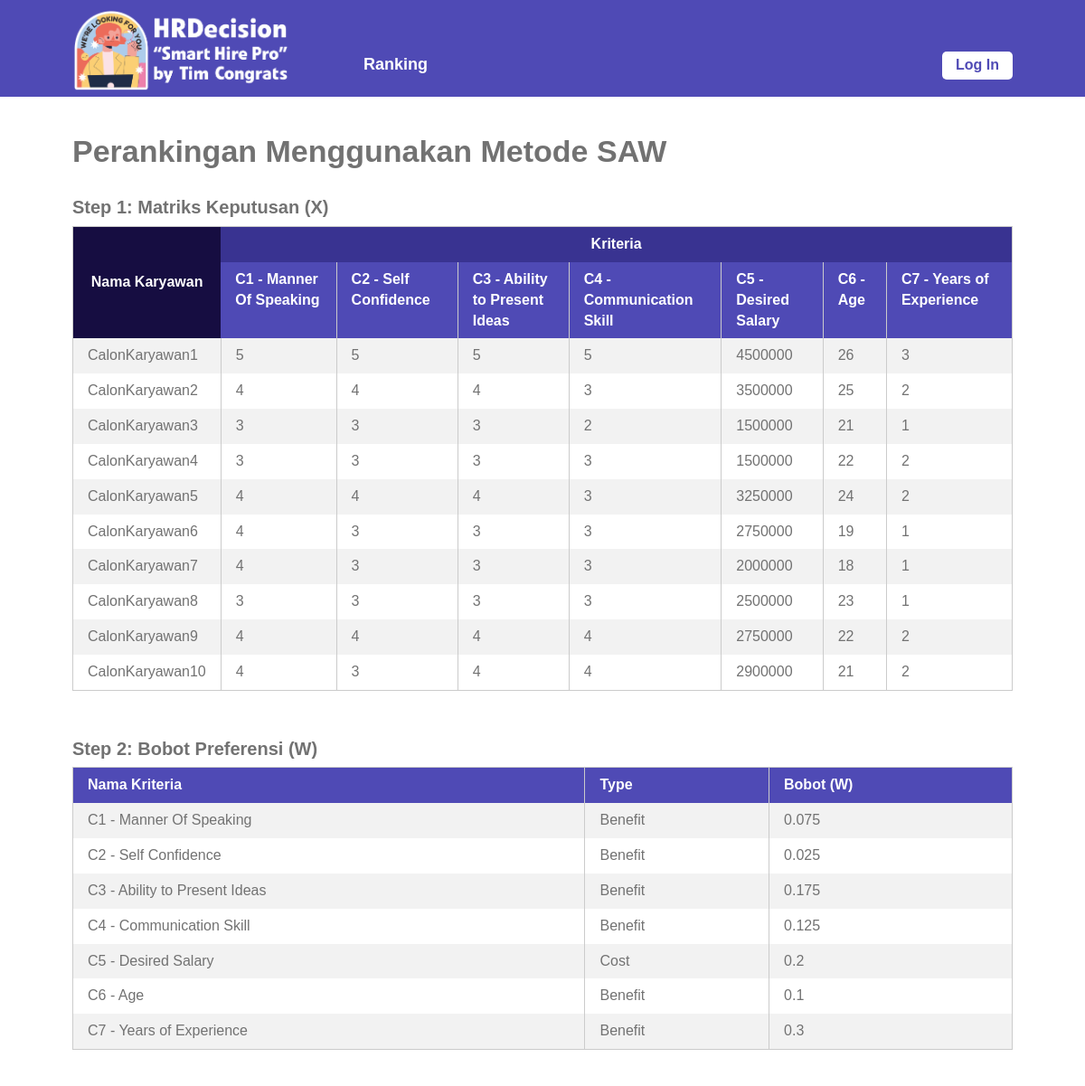
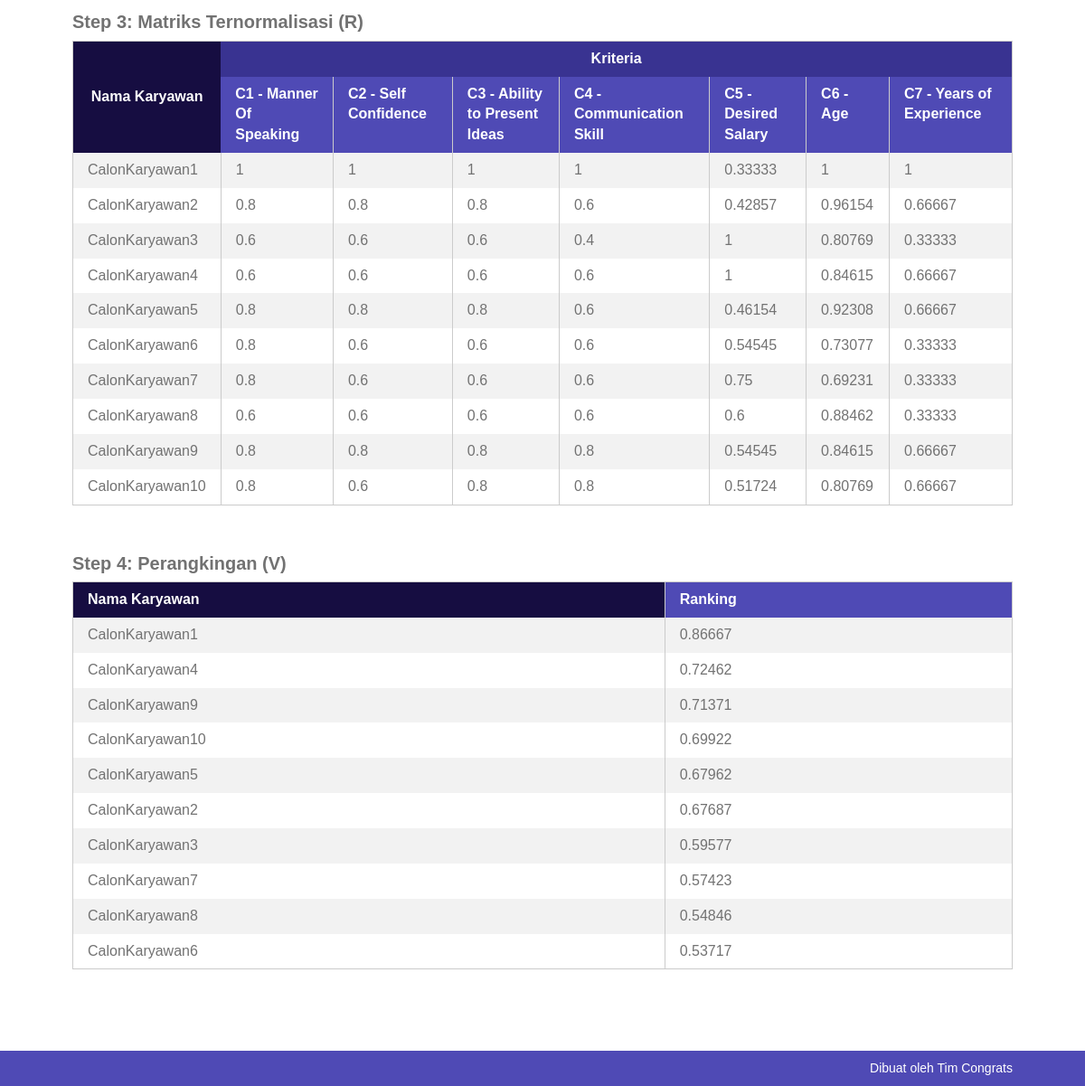
The page /ranking-saw.php on the database its author committed (2 pictures, top to bottom).
### tables this page shows
CREATE TABLE `kriteria` (
  `id_kriteria` int(10) NOT NULL,
  `nama` varchar(30) NOT NULL,
  `type` enum('benefit','cost') NOT NULL,
  `bobot` float NOT NULL,
  `ada_pilihan` tinyint(1) DEFAULT NULL,
  `urutan_order` int(2) NOT NULL
);

CREATE TABLE `karyawan` (
  `id_karyawan` int(10) NOT NULL,
  `nama_karyawan` varchar(20) NOT NULL,
  `tanggal_tes` date NOT NULL,
  `tanggal_input` date NOT NULL
);

### ranking-saw.php (the view)
<?php
require_once('includes/init.php');
$judul_page = 'Perankingan Menggunakan Metode SAW';
require_once('template/header.php');
$digit = 5;
$query = $pdo->prepare('SELECT id_kriteria, nama, type, bobot
	FROM kriteria ORDER BY urutan_order ASC');
$query->execute();
$query->setFetchMode(PDO::FETCH_ASSOC);
$kriterias = $query->fetchAll();
$query2 = $pdo->prepare('SELECT id_karyawan, nama_karyawan FROM karyawan');
$query2->execute();
$query2->setFetchMode(PDO::FETCH_ASSOC);
$karyawans = $query2->fetchAll();
$matriks_x = array();
$list_kriteria = array();
foreach($kriterias as $kriteria):
	$list_kriteria[$kriteria['id_kriteria']] = $kriteria;
	foreach($karyawans as $karyawan):
		$id_karyawan = $karyawan['id_karyawan'];
		$id_kriteria = $kriteria['id_kriteria'];
		$query3 = $pdo->prepare('SELECT nilai FROM nilai_karyawan
			WHERE id_karyawan = :id_karyawan AND id_kriteria = :id_kriteria');
		$query3->execute(array(
			'id_karyawan' => $id_karyawan,
			'id_kriteria' => $id_kriteria,
		));
		$query3->setFetchMode(PDO::FETCH_ASSOC);
		if($nilai_karyawan = $query3->fetch()) {
			$matriks_x[$id_kriteria][$id_karyawan] = $nilai_karyawan['nilai'];
		} else {
			$matriks_x[$id_kriteria][$id_karyawan] = 0;
		}
	endforeach;
endforeach;
$matriks_r = array();
foreach($matriks_x as $id_kriteria => $nilai_karyawans):
	$tipe = $list_kriteria[$id_kriteria]['type'];
	foreach($nilai_karyawans as $id_alternatif => $nilai) {
		if($tipe == 'benefit') {
			$nilai_normal = $nilai / max($nilai_karyawans);
		} elseif($tipe == 'cost') {
			$nilai_normal = min($nilai_karyawans) / $nilai;
		}
		$matriks_r[$id_kriteria][$id_alternatif] = $nilai_normal;
	}
endforeach;
$ranks = array();
foreach($karyawans as $karyawan):
	$total_nilai = 0;
	foreach($list_kriteria as $kriteria) {
		$bobot = $kriteria['bobot'];
		$id_karyawan = $karyawan['id_karyawan'];
		$id_kriteria = $kriteria['id_kriteria'];
		$nilai_r = $matriks_r[$id_kriteria][$id_karyawan];
		$total_nilai = $total_nilai + ($bobot * $nilai_r);
	}
	$ranks[$karyawan['id_karyawan']]['id_karyawan'] = $karyawan['id_karyawan'];
	$ranks[$karyawan['id_karyawan']]['nama_karyawan'] = $karyawan['nama_karyawan'];
	$ranks[$karyawan['id_karyawan']]['nilai'] = $total_nilai;
endforeach;
?>
<div class="main-content-row">
<div class="container clearfix">
	<div class="main-content main-content-full the-content">
		<h1><?php echo $judul_page; ?></h1>
		<h3>Step 1: Matriks Keputusan (X)</h3>
		<table class="pure-table pure-table-striped">
			<thead>
				<tr class="super-top">
					<th rowspan="2" class="super-top-left">Nama Karyawan</th>
					<th colspan="<?php echo count($kriterias); ?>">Kriteria</th>
				</tr>
				<tr>
					<?php foreach($kriterias as $kriteria ): ?>
						<th><?php echo $kriteria['nama']; ?></th>
					<?php endforeach; ?>
				</tr>
			</thead>
			<tbody>
				<?php foreach($karyawans as $karyawan): ?>
					<tr>
						<td><?php echo $karyawan['nama_karyawan']; ?></td>
						<?php
						foreach($kriterias as $kriteria):
							$id_karyawan = $karyawan['id_karyawan'];
							$id_kriteria = $kriteria['id_kriteria'];
							echo '<td>';
							echo $matriks_x[$id_kriteria][$id_karyawan];
							echo '</td>';
						endforeach;
						?>
					</tr>
				<?php endforeach; ?>
			</tbody>
		</table>
		<h3>Step 2: Bobot Preferensi (W)</h3>
		<table class="pure-table pure-table-striped">
			<thead>
				<tr>
					<th>Nama Kriteria</th>
					<th>Type</th>
					<th>Bobot (W)</th>
				</tr>
			</thead>
			<tbody>
				<?php foreach($kriterias as $hasil): ?>
					<tr>
						<td><?php echo $hasil['nama']; ?></td>
						<td>
						<?php
						if($hasil['type'] == 'benefit') {
							echo 'Benefit';
						} elseif($hasil['type'] == 'cost') {
							echo 'Cost';
						}
						?>
						</td>
						<td><?php echo $hasil['bobot']; ?></td>
					</tr>
				<?php endforeach; ?>
			</tbody>
		</table>
		<h3>Step 3: Matriks Ternormalisasi (R)</h3>
		<table class="pure-table pure-table-striped">
			<thead>
				<tr class="super-top">
					<th rowspan="2" class="super-top-left">Nama Karyawan</th>
					<th colspan="<?php echo count($kriterias); ?>">Kriteria</th>
				</tr>
				<tr>
					<?php foreach($kriterias as $kriteria ): ?>
						<th><?php echo $kriteria['nama']; ?></th>
					<?php endforeach; ?>
				</tr>
			</thead>
			<tbody>
				<?php foreach($karyawans as $karyawan): ?>
					<tr>
						<td><?php echo $karyawan['nama_karyawan']; ?></td>
						<?php
						foreach($kriterias as $kriteria):
							$id_karyawan = $karyawan['id_karyawan'];
							$id_kriteria = $kriteria['id_kriteria'];
							echo '<td>';
							echo round($matriks_r[$id_kriteria][$id_karyawan], $digit);
							echo '</td>';
						endforeach;
						?>
					</tr>
				<?php endforeach; ?>
			</tbody>
		</table>
		<?php
		$sorted_ranks = $ranks;
		if(function_exists('array_multisort')):
			$nama_karyawan = array();
			$nilai = array();
			foreach ($sorted_ranks as $key => $row) {
				$nama_karyawan[$key]  = $row['nama_karyawan'];
				$nilai[$key] = $row['nilai'];
			}
			array_multisort($nilai, SORT_DESC, $nama_karyawan, SORT_ASC, $sorted_ranks);
		endif;
		?>
		<h3>Step 4: Perangkingan (V)</h3>
		<table class="pure-table pure-table-striped">
			<thead>
				<tr>
					<th class="super-top-left">Nama Karyawan</th>
					<th>Ranking</th>
				</tr>
			</thead>
			<tbody>
				<?php foreach($sorted_ranks as $karyawan ): ?>
					<tr>
						<td><?php echo $karyawan['nama_karyawan']; ?></td>
						<td><?php echo round($karyawan['nilai'], $digit); ?></td>
					</tr>
				<?php endforeach; ?>
			</tbody>
		</table>
	</div>
</div>
</div>
<?php
require_once('template/footer.php');

### stylesheets/style.css (style rules this page uses)
html,body,div,span,applet,object,iframe,h1,h2,h3,h4,h5,h6,p,blockquote,pre,a,abbr,acronym,address,big,cite,code,del,dfn,em,img,ins,kbd,q,s,samp,small,strike,strong,sub,sup,tt,var,b,u,i,center,dl,dt,dd,ol,ul,li,fieldset,form,label,legend,table,caption,tbody,tfoot,thead,tr,th,td,article,aside,canvas,details,embed,figure,figcaption,footer,header,hgroup,menu,nav,output,ruby,section,summary,time,mark,audio, video { margin: 0; padding: 0; border: 0; font-size: 100%; vertical-align: baseline }
body { line-height: 1 }
table { border-collapse: collapse; border-spacing: 0 }
*, *:before, *:after { -moz-box-sizing: border-box; -webkit-box-sizing: border-box; box-sizing: border-box }
.clearfix:before, .clearfix:after { content: " "; display: table }
.clear, .clearfix:after { clear: both }
.container { max-width: 1100px; margin: 0 auto; position: relative; padding: 0 30px }
body { background: #4f4ab5; font-family: "PT Sans", sans-serif; color: #727272; font-size: 14px; line-height: 1.3; font-weight: 500 }
h1, h2, h3, h4, h5, h6 { font-weight: 300 }
.pure-table { border-collapse: collapse; border-spacing: 0; empty-cells: show; border: 1px solid #cbcbcb; width: 100% }
.pure-table td, .pure-table th { border-left: 1px solid #cbcbcb; border-width: 0 0 0 1px; font-size: inherit; margin: 0; overflow: visible; padding: 0.5em 1em }
.pure-table tr.super-top th { background: #393391; color: #fff; text-align: center; vertical-align: middle; border: 0; }
.pure-table tr.super-top th.super-top-left { background: #160d41; }
.pure-table th.super-top-left { background: #160d41; }
.pure-table td:first-child, .pure-table th:first-child { border-left-width: 0 }
.pure-table thead { background-color: #4f4ab5; color: #fff; text-align: left; vertical-align: bottom }
.pure-table thead th { color: #fff }
.pure-table td { background-color: transparent }
.pure-table-striped tr:nth-child(2n-1) td { background-color: #f2f2f2 }
.the-content { font-size: 16px; line-height: 1.42857 }
.the-content h1, .the-content h2, .the-content h3, .the-content h4, .the-content h5, .the-content h6 { font-weight: 700 }
.the-content h1 { font-size: 34px; margin: 0.8em 0 0.8em; padding: 0; line-height: 1.2 }
.the-content h3 { font-size: 20px; margin: 0.8em 0 0.3em }
.the-content blockquote, .the-content table, .the-content p, .the-content ul, .the-content ol, .the-content dd, .the-content pre, .the-content iframe, .the-content .flxmap-container, .the-content hr { margin-bottom: 1em }
.the-content table { margin-bottom: 50px }
.the-content>h1:first-child, .the-content>h3:first-child, .the-content>h2:first-child { margin-top: 0 }
.main-content { float: right; width: 77%; padding: 40px 0 }
.main-content-full { float: none; width: auto }

### rows shown on the page
kriteria: nama "C1 - Manner Of Speaking", id_kriteria.id_karyawan "5", id_kriteria.id_karyawan "4", id_kriteria.id_karyawan "3", type "Benefit", bobot "0.075", id_kriteria.id_karyawan "1", id_kriteria.id_karyawan "0.8", id_kriteria.id_karyawan "0.6"
kriteria: nama "C2 - Self Confidence", id_kriteria.id_karyawan "5", id_kriteria.id_karyawan "4", id_kriteria.id_karyawan "3", type "Benefit", bobot "0.025", id_kriteria.id_karyawan "1", id_kriteria.id_karyawan "0.8", id_kriteria.id_karyawan "0.6"
kriteria: nama "C3 - Ability to Present Ideas", id_kriteria.id_karyawan "5", id_kriteria.id_karyawan "4", id_kriteria.id_karyawan "3", type "Benefit", bobot "0.175", id_kriteria.id_karyawan "1", id_kriteria.id_karyawan "0.8", id_kriteria.id_karyawan "0.6"
kriteria: nama "C4 - Communication Skill", id_kriteria.id_karyawan "5", id_kriteria.id_karyawan "3", id_kriteria.id_karyawan "2", id_kriteria.id_karyawan "4", type "Benefit", bobot "0.125", id_kriteria.id_karyawan "1", id_kriteria.id_karyawan "0.6", id_kriteria.id_karyawan "0.4", id_kriteria.id_karyawan "0.8"
kriteria: nama "C5 - Desired Salary", id_kriteria.id_karyawan "4500000", id_kriteria.id_karyawan "3500000", id_kriteria.id_karyawan "1500000", id_kriteria.id_karyawan "3250000", id_kriteria.id_karyawan "2750000", id_kriteria.id_karyawan "2000000", id_kriteria.id_karyawan "2500000", id_kriteria.id_karyawan "2900000", type "Cost", bobot "0.2", id_kriteria.id_karyawan "0.33333", id_kriteria.id_karyawan "0.42857", id_kriteria.id_karyawan "1", id_kriteria.id_karyawan "0.46154", id_kriteria.id_karyawan "0.54545", id_kriteria.id_karyawan "0.75", id_kriteria.id_karyawan "0.6", id_kriteria.id_karyawan "0.51724"
kriteria: nama "C6 - Age", id_kriteria.id_karyawan "26", id_kriteria.id_karyawan "25", id_kriteria.id_karyawan "21", id_kriteria.id_karyawan "22", id_kriteria.id_karyawan "24", id_kriteria.id_karyawan "19", id_kriteria.id_karyawan "18", id_kriteria.id_karyawan "23", type "Benefit", bobot "0.1", id_kriteria.id_karyawan "1", id_kriteria.id_karyawan "0.96154", id_kriteria.id_karyawan "0.80769", id_kriteria.id_karyawan "0.84615", id_kriteria.id_karyawan "0.92308", id_kriteria.id_karyawan "0.73077", id_kriteria.id_karyawan "0.69231", id_kriteria.id_karyawan "0.88462"
kriteria: nama "C7 - Years of Experience", id_kriteria.id_karyawan "3", id_kriteria.id_karyawan "2", id_kriteria.id_karyawan "1", type "Benefit", bobot "0.3", id_kriteria.id_karyawan "0.66667", id_kriteria.id_karyawan "0.33333"
karyawan: nama_karyawan "CalonKaryawan1", nilai "0.86667"
karyawan: nama_karyawan "CalonKaryawan2", nilai "0.67687"
karyawan: nama_karyawan "CalonKaryawan3", nilai "0.59577"
karyawan: nama_karyawan "CalonKaryawan4", nilai "0.72462"
karyawan: nama_karyawan "CalonKaryawan5", nilai "0.67962"
karyawan: nama_karyawan "CalonKaryawan6", nilai "0.53717"
karyawan: nama_karyawan "CalonKaryawan7", nilai "0.57423"
karyawan: nama_karyawan "CalonKaryawan8", nilai "0.54846"
karyawan: nama_karyawan "CalonKaryawan9", nilai "0.71371"
karyawan: nama_karyawan "CalonKaryawan10", nilai "0.69922"

### other values the page prints
$judul_page "Perankingan Menggunakan Metode SAW"
